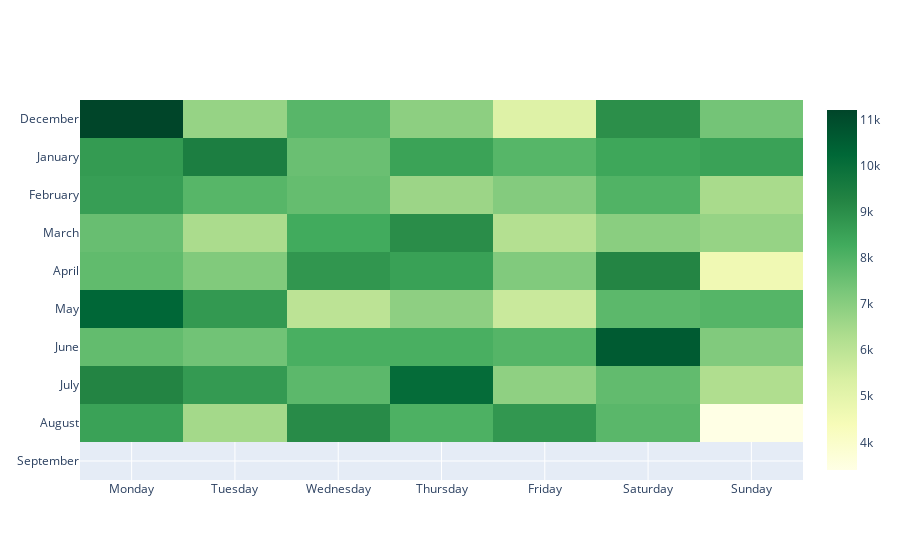

Here is the notebook cell this chart was saved with:
### Markdown cell above
Then, we have a heatmap for a better visualization

### Code cell
# Taken from Emily
# create figure
fig = go.Figure()

hm = day.groupby(['Month','Weekday']).agg({'Steps': 'mean'}).reset_index()
hm = hm.pivot("Month", "Weekday", "Steps")
# Add surface trace
fig.add_trace(go.Heatmap(x=['Monday', 'Tuesday', 'Wednesday', 'Thursday', 'Friday','Saturday','Sunday'],y=['September','August','July','June','May','April','March','February','January','December'],z=hm, colorscale="YlGn"))

### Figure 1 — Plotly figure (JSON) as saved in the notebook; plotly's stock layout.template omitted (floating-point values rounded to 4 significant figures)
{"data": [{"colorscale": [[0, "rgb(255,255,229)"], [0.125, "rgb(247,252,185)"], [0.25, "rgb(217,240,163)"], [0.375, "rgb(173,221,142)"], [0.5, "rgb(120,198,121)"], [0.625, "rgb(65,171,93)"], [0.75, "rgb(35,132,67)"], [0.875, "rgb(0,104,55)"], [1, "rgb(0,69,41)"]], "type": "heatmap", "x": ["Monday", "Tuesday", "Wednesday", "Thursday", "Friday", "Saturday", "Sunday"], "y": ["September", "August", "July", "June", "May", "April", "March", "February", "January", "December"], "z": [[null, null, null, null, null, null, null], [8500.0, 6502.0, 9079.0, 8070.0, 8779.0, 7829.0, 3403.0], [9257, 8701.0, 7807.0, 10090.0, 6874.0, 7688.0, 6261.0], [7677.0, 7422.0, 8128.0, 8143.0, 7930.0, 10580.0, 7129.0], [10240.0, 8721.0, 5995.0, 6904.0, 5697.0, 7791.0, 7930.0], [7716.0, 7144.0, 8800, 8538.0, 7138.0, 9224, 4594.0], [7593.0, 6367.0, 8275.0, 9020.0, 6177.0, 6969.0, 6754.0], [8594, 7891.0, 7645.0, 6650.0, 7085, 7990.0, 6401.0], [8687.0, 9450.0, 7550.0, 8485.0, 7898.0, 8378.0, 8491.0], [11200.0, 6757.0, 7864.0, 6916.0, 5181.0, 8975.0, 7372.0]]}], "layout": {}}
